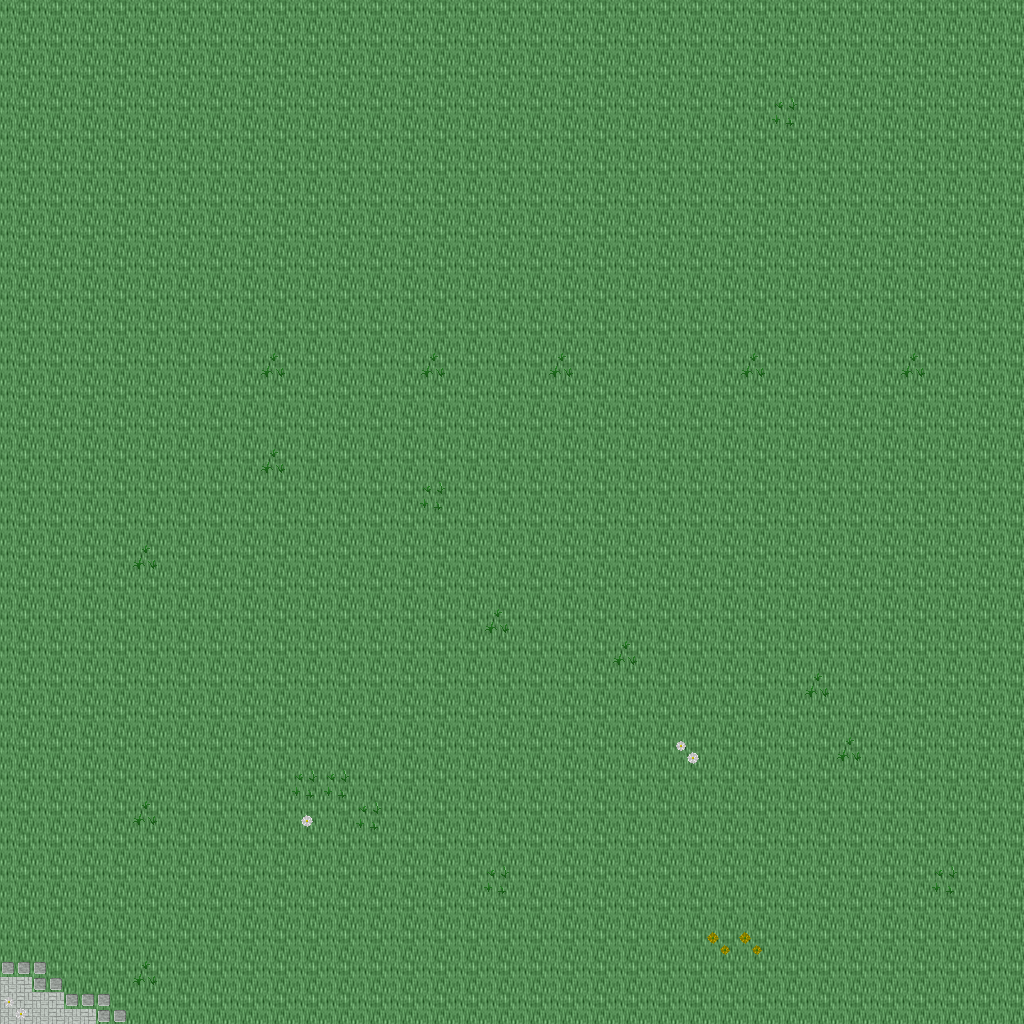

Below is a game level as drawn by its tile map, then a one-line description and the .tmx that defines it (tile-layer data replaced by summaries):
An orthogonal 32x32 tile map with 32x32 px tiles, 5 tile layers (Ground, Objects, Objects2, Above, ...), 1 hidden layer not drawn, 29 tilesets.

<map version="1.10" tiledversion="1.11.0" orientation="orthogonal" renderorder="right-down" width="32" height="32" tilewidth="32" tileheight="32" infinite="0" nextlayerid="11" nextobjectid="1">
 <tileset firstgid="1" name="ground_ground" tilewidth="32" tileheight="32" tilecount="33" columns="3">
  <image source="../drawable/ground_ground.png" width="96" height="352" />
 </tileset>
 <tileset firstgid="34" name="plant_flower_daisy_white" tilewidth="32" tileheight="32" tilecount="8" columns="2">
  <image source="../drawable/plant_flower_daisy_white.png" width="64" height="128" />
 </tileset>
 <tileset firstgid="42" name="plant_grasses" tilewidth="32" tileheight="32" tilecount="6" columns="3">
  <image source="../drawable/plant_grasses.png" width="96" height="64" />
 </tileset>
 <tileset firstgid="48" name="plant_flower_daisy_yellow" tilewidth="32" tileheight="32" tilecount="8" columns="2">
  <image source="../drawable/plant_flower_daisy_yellow.png" width="64" height="128" />
 </tileset>
 <tileset firstgid="56" name="plant_leaves" tilewidth="32" tileheight="32" tilecount="8" columns="4">
  <image source="../drawable/plant_leaves.png" width="128" height="64" />
 </tileset>
 <tileset firstgid="64" name="building_wall_wall_brown" tilewidth="32" tileheight="32" tilecount="12" columns="3">
  <image source="../drawable/building_wall_wall_brown.png" width="96" height="128" />
 </tileset>
 <tileset firstgid="76" name="building_wall_stone" tilewidth="32" tileheight="32" tilecount="12" columns="3">
  <image source="../drawable/building_wall_stone.png" width="96" height="128" />
 </tileset>
 <tileset firstgid="88" name="plant_bush_bushes" tilewidth="32" tileheight="32" tilecount="10" columns="5">
  <image source="../drawable/plant_bush_bushes.png" width="160" height="64" />
 </tileset>
 <tileset firstgid="98" name="plant_cactus" tilewidth="32" tileheight="32" tilecount="2" columns="1">
  <image source="../drawable/plant_cactus.png" width="32" height="64" />
 </tileset>
 <tileset firstgid="100" name="plant_stump_stump_brown" tilewidth="32" tileheight="32" tilecount="4" columns="2">
  <image source="../drawable/plant_stump_stump_brown.png" width="64" height="64" />
 </tileset>
 <tileset firstgid="104" name="plant_tree_tree_darkgreen" tilewidth="32" tileheight="32" tilecount="88" columns="8">
  <image source="../drawable/plant_tree_tree_darkgreen.png" width="256" height="352" />
 </tileset>
 <tileset firstgid="192" name="building_window_window_long" tilewidth="32" tileheight="32" tilecount="3" columns="3">
  <image source="../drawable/building_window_window_long.png" width="96" height="32" />
 </tileset>
 <tileset firstgid="195" name="building_door_door_n" tilewidth="32" tileheight="32" tilecount="6" columns="3">
  <image source="../drawable/building_door_door_n.png" width="96" height="64" />
 </tileset>
 <tileset firstgid="201" name="building_roof_green" tilewidth="32" tileheight="32" tilecount="20" columns="5">
  <image source="../drawable/building_roof_green.png" width="160" height="128" />
 </tileset>
 <tileset firstgid="221" name="plant_vine" tilewidth="32" tileheight="32" tilecount="3" columns="1">
  <image source="../drawable/plant_vine.png" width="32" height="96" />
 </tileset>
 <tileset firstgid="224" name="item_corpse_skull_dark" tilewidth="32" tileheight="32" tilecount="2" columns="2">
  <image source="../drawable/item_corpse_skull_dark.png" width="64" height="32" />
 </tileset>
 <tileset firstgid="226" name="logic_creature_animal" tilewidth="32" tileheight="32" tilecount="32" columns="8">
  <image source="../drawable/logic_creature_animal.png" width="256" height="128" />
 </tileset>
 <tileset firstgid="258" name="logic_creature_elf" tilewidth="32" tileheight="32" tilecount="16" columns="8">
  <image source="../drawable/logic_creature_elf.png" width="256" height="64" />
 </tileset>
 <tileset firstgid="274" name="logic_collision" tilewidth="32" tileheight="32" tilecount="1" columns="1">
  <image source="../drawable/logic_collision.png" width="32" height="32" />
 </tileset>
 <tileset firstgid="275" name="logic_creature_human_evil" tilewidth="32" tileheight="32" tilecount="16" columns="8">
  <image source="../drawable/logic_creature_human_evil.png" width="256" height="64" />
 </tileset>
 <tileset firstgid="291" name="building_door_closed" tilewidth="32" tileheight="32" tilecount="1" columns="1">
  <image source="../drawable/building_door_closed.png" width="32" height="32" />
 </tileset>
 <tileset firstgid="292" name="logic_portal" tilewidth="32" tileheight="32" tilecount="24" columns="8">
  <image source="../drawable/logic_portal.png" width="256" height="96" />
 </tileset>
 <tileset firstgid="316" name="ground_blue_paving" tilewidth="32" tileheight="32" tilecount="2" columns="1">
  <image source="../drawable/ground_blue_paving.png" width="32" height="64" />
 </tileset>
 <tileset firstgid="318" name="ground_green_paving" tilewidth="32" tileheight="32" tilecount="18" columns="3">
  <image source="../drawable/ground_green_paving.png" width="96" height="192" />
 </tileset>
 <tileset firstgid="336" name="logic_protection" tilewidth="32" tileheight="32" tilecount="2" columns="2">
  <image source="../drawable/logic_protection.png" width="64" height="32" />
 </tileset>
 <tileset firstgid="338" name="object_rotating_crystal" tilewidth="32" tileheight="32" tilecount="48" columns="8">
  <image source="../drawable/object_rotating_crystal.png" width="256" height="192" />
 </tileset>
 <tileset firstgid="386" name="light_white_1x1" tilewidth="32" tileheight="32" tilecount="1" columns="1">
  <image source="../drawable/light_white_1x1.png" width="32" height="32" />
 </tileset>
 <tileset firstgid="387" name="light_light_5x5" tilewidth="32" tileheight="32" tilecount="25" columns="5">
  <image source="../drawable/light_light_5x5.png" width="160" height="160" />
 </tileset>
 <tileset firstgid="412" name="logic_creature_ogre" tilewidth="32" tileheight="32" tilecount="4" columns="4">
  <image source="../drawable/logic_creature_ogre.png" width="128" height="32" />
 </tileset>
 <layer id="1" name="Ground" width="32" height="32">
  <data>[1024 cells, 1024 non-empty, 2 distinct tile ids]</data>
 </layer>
 <layer id="2" name="Objects" width="32" height="32">
  <data>[1024 cells, 29 non-empty, 7 distinct tile ids]</data>
 </layer>
 <layer id="3" name="Objects2" width="32" height="32">
  <data>[1024 cells, 0 non-empty, 0 distinct tile ids]</data>
 </layer>
 <layer id="4" name="Above" width="32" height="32">
  <data>[1024 cells, 0 non-empty, 0 distinct tile ids]</data>
 </layer>
 <layer id="5" name="Above2" width="32" height="32">
  <data>[1024 cells, 0 non-empty, 0 distinct tile ids]</data>
 </layer>
 <layer id="6" name="Walkable" width="32" height="32" visible="0">
  <data>[1024 cells, 0 non-empty, 0 distinct tile ids]</data>
 </layer>
 <objectgroup id="7" name="Mapevents" />
 <objectgroup id="8" name="Spawn" />
 <objectgroup id="9" name="Keys" />
 <objectgroup id="10" name="Replace" />
</map>
